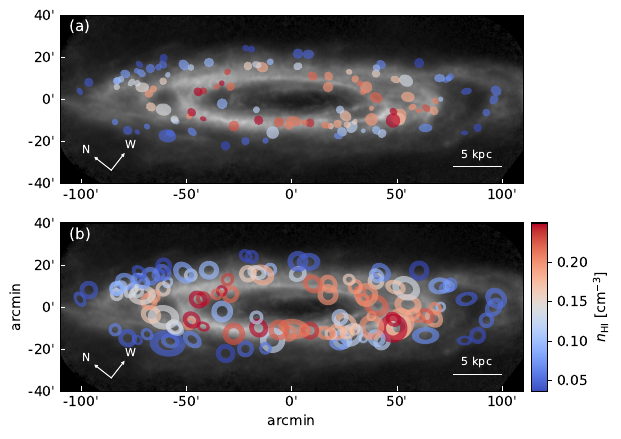

This chart was generated by the following Python code:
#!/usr/bin/env python3
# -*- coding: utf-8 -*-
"""
Compute H I number densities for individual superbubbles and (optionally) append the results
to a fixed-width catalog, plus a rotated ellipse/ring preview PDF.

Usage
-----
- Edit the `RUN_CONFIG` dictionary near the end of this script to point to the
  desired input bubble table and to set the output filename pattern.
- Execute the script directly: ``python compute_bubble_nhi.py``.

Inputs
------
- Bubble catalog (fixed-width `.tab` file).
- Moment-0 FITS map (`jcomb_vcube_scaled2_mom0.fits` by default).
- Radius FITS map (`r-m31-jcomb_modHeader.fits` by default).
- Rotated moment-0 FITS map for previews
  (`jcomb_submed.mom0.-600-45_rotated.fits` by default), used only for
  plotting panel (a) and (b) preview figures.

Outputs
-------
- Optional fixed-width table containing all original columns plus per-bubble H I densities (off by default).
- Preview PDF (default `nhi_ring_masks.pdf`) showing rotated moment-0 with ellipses/rings colored by $n_{\rm HI,ring}$.
- 默认新增列：`n_HI_center_cm-3`（中心像素）、`n_HI_ellipse_cm-3`（椭圆平均）与 `n_HI_ring_cm-3`（环状区域平均）。
  预览 PDF 由 `plot_mask_preview` / `plot_ring_preview` 控制。

计算流程
--------
1. 根据 `RUN_CONFIG` 读取气泡表，取得每个气泡的像素坐标。
2. 在 moment-0 图上同时提取中心像素值与椭圆区域平均值，并在半径图上采样中心半径 `R`。
3. 使用 `h_pc = 182 + 16 × R_kpc` 和倾角余弦计算视线长度。
4. 将中心与平均柱密度分别除以视线长度得到 `n_HI_center_cm-3`、`n_HI_ellipse_cm-3`。
5. 将掩膜后（bubble 内部置为 NaN）的 moment-0 与放大的椭圆采样，获得环状区域的 `n_HI_ring_cm-3`。
6. 若开启预览选项，则在旋转后的 mom0 背景上绘制 panel (a) 椭圆和 panel (b) 环状区域，
   其中 panel (b) 的环为双层椭圆之间填充颜色的 annulus，并加上 colorbar。
"""

from __future__ import annotations

from datetime import datetime
from pathlib import Path
from typing import Dict, Iterable

import numpy as np
import pandas as pd
from astropy.io import fits
from astropy.wcs import WCS
from astropy.coordinates import SkyCoord
import astropy.units as u
import matplotlib.pyplot as plt
from matplotlib import patches
from matplotlib.colors import FuncNorm, PowerNorm, Normalize
from matplotlib.ticker import MultipleLocator
from matplotlib.path import Path as MplPath
try:
    from tqdm import tqdm
except ImportError:
    tqdm = None

# -----------------------
# Constants
# -----------------------
PC_TO_CM = 3.0e18
COSI = float(np.cos(np.deg2rad(77.0)))
MOM0_TO_COLUMN = 1.222e6 / 1.42**2 / 3600 * 1.823e18

# For rotated preview to match panel (a) in plot_five_panels_three_rows
ROT_DIRECTION_ANGLE_DEG = -52.0          # vertical up = 0 deg, counterclockwise positive
ROT_ROTATE_BUBBLE_POS_DEG = 52.0         # extra rotation applied to bubble positions
ROT_DELTA_DEG = 52.0                     # PA correction added to angle
ROT_DIST_MPC = 0.761                     # distance to M31
ROT_SCALEBAR_KPC = 5.0                   # length of scalebar in kpc
ROT_A_NORM_KIND = "power"
ROT_A_POWER_GAMMA = 0.6
ROT_A_VMIN = 0.1
ROT_A_VMAX = 20.0
ROT_XLIM_ARCMIN = (-110.0, 110.0)
ROT_YLIM_ARCMIN = (-40.0, 40.0)
USE_TQDM = True


def project_root() -> Path:
    """Return the repository root (parent of the `code` directory)."""
    return Path(__file__).resolve().parent.parent


def resolve_path(path_like: str, base_dir: Path) -> Path:
    """
    Resolve a path string relative to the current working directory first and
    fall back to the provided base directory.
    """
    candidate = Path(path_like).expanduser()
    if candidate.is_absolute():
        return candidate
    cwd_candidate = Path.cwd() / candidate
    if cwd_candidate.exists():
        return cwd_candidate
    return (base_dir / candidate).resolve()


def _progress(iterable, desc: str):
    """Wrapper for tqdm progress if available/enabled."""
    if USE_TQDM and tqdm is not None:
        return tqdm(iterable, desc=desc, leave=False)
    return iterable


def read_fixed_width(path: Path) -> pd.DataFrame:
    """Load a fixed-width bubble catalog and validate essential columns."""
    df = pd.read_fwf(path, header=0, infer_nrows=int(1e6))
    required = {"ra_pix", "dec_pix", "major", "minor", "pa"}
    missing = required - set(df.columns)
    if missing:
        raise KeyError(f"Missing required columns in {path}: {sorted(missing)}")
    return df


def values_at_pixels(data: np.ndarray, x_pix: Iterable[float], y_pix: Iterable[float]) -> np.ndarray:
    """Sample a 2D array at integer pixel locations; out-of-range entries resolve to NaN."""
    data = np.asarray(data)
    x_arr = np.asarray(x_pix, dtype=float)
    y_arr = np.asarray(y_pix, dtype=float)
    xi = np.round(x_arr).astype(int)
    yi = np.round(y_arr).astype(int)
    values = np.full(len(xi), np.nan)
    mask = (
        (xi >= 0) & (yi >= 0) &
        (yi < data.shape[0]) &
        (xi < data.shape[1])
    )
    values[mask] = data[yi[mask], xi[mask]]
    return values


def compute_number_density(column_density: np.ndarray, radius_kpc: np.ndarray) -> np.ndarray:
    """Return n_HI in cm^-3 using the scale height prescription h = 182 + 16 * R[kpc]."""
    h_pc = 182.0 + 16.0 * radius_kpc
    los_length_cm = 2.0 * h_pc * PC_TO_CM / COSI
    return column_density / los_length_cm


def dataframe_to_fixed_width(df: pd.DataFrame, output_path: Path, float_precision: int = 6) -> None:
    """
    Save a dataframe as a left-justified fixed-width text table preserving the original column order.
    """
    def format_float(val: float) -> str:
        if pd.isna(val):
            return "nan"
        return f"{val:.{float_precision}g}"

    str_df = pd.DataFrame(index=df.index)
    for col in df.columns:
        series = df[col]
        if pd.api.types.is_float_dtype(series):
            str_df[col] = series.map(format_float)
        else:
            str_df[col] = series.astype(str)

    widths: Dict[str, int] = {}
    for col in str_df.columns:
        widths[col] = max(len(col), str_df[col].str.len().max())

    header = " ".join(col.ljust(widths[col]) for col in str_df.columns)
    lines = [
        " ".join(str(str_df.iloc[row_idx, col_idx]).ljust(widths[col_name])
                 for col_idx, col_name in enumerate(str_df.columns))
        for row_idx in range(len(str_df))
    ]

    output_path.parent.mkdir(parents=True, exist_ok=True)
    with output_path.open("w", encoding="utf-8") as handle:
        handle.write(header + "\n")
        handle.write("\n".join(lines))
        handle.write("\n")


def dated_output_path(code_dir: Path, tag: str = "nhi") -> Path:
    """Construct MMDD-tag.tab (auto-incrementing suffix when collisions occur)."""
    stamp = datetime.now().strftime("%m%d")
    candidate = code_dir / f"{stamp}-{tag}.tab"
    if not candidate.exists():
        return candidate
    idx = 1
    while True:
        alt = code_dir / f"{stamp}-{tag}_{idx:02d}.tab"
        if not alt.exists():
            return alt
        idx += 1


def ellipse_mean(
    data: np.ndarray,
    x_pix: Iterable[float],
    y_pix: Iterable[float],
    major: Iterable[float],
    minor: Iterable[float],
    pa_deg: Iterable[float],
    return_mask: bool = False,
) -> np.ndarray | tuple[np.ndarray, np.ndarray]:
    """Return mean values inside each ellipse defined by (major, minor, pa)."""
    data = np.asarray(data, dtype=float)
    height, width = data.shape
    x_arr = np.asarray(x_pix, dtype=float)
    y_arr = np.asarray(y_pix, dtype=float)
    a_arr = np.asarray(major, dtype=float)
    b_arr = np.asarray(minor, dtype=float)
    pa_arr = np.asarray(pa_deg, dtype=float)

    means = np.full(len(x_arr), np.nan, dtype=float)
    union_mask = np.zeros_like(data, dtype=bool) if return_mask else None

    for idx, (x0, y0, a, b, pa) in enumerate(zip(x_arr, y_arr, a_arr, b_arr, pa_arr)):
        if not np.isfinite([x0, y0, a, b, pa]).all():
            continue
        if a <= 0 or b <= 0:
            continue

        span = float(np.hypot(a, b))
        x_min = max(int(np.floor(x0 - span)), 0)
        x_max = min(int(np.ceil(x0 + span)) + 1, width)
        y_min = max(int(np.floor(y0 - span)), 0)
        y_max = min(int(np.ceil(y0 + span)) + 1, height)
        if x_min >= x_max or y_min >= y_max:
            continue

        sub = data[y_min:y_max, x_min:x_max]
        if sub.size == 0:
            continue

        yy, xx = np.mgrid[y_min:y_max, x_min:x_max]
        x_rel = xx - x0
        y_rel = yy - y0

        theta = np.deg2rad(pa)
        cos_t = np.cos(theta)
        sin_t = np.sin(theta)
        x_rot = x_rel * cos_t + y_rel * sin_t
        y_rot = -x_rel * sin_t + y_rel * cos_t

        mask = (x_rot / a)**2 + (y_rot / b)**2 <= 1.0
        if not np.any(mask):
            continue

        values = sub[mask]
        finite = np.isfinite(values)
        if np.any(finite):
            means[idx] = float(np.mean(values[finite]))
            if return_mask:
                union_mask[y_min:y_max, x_min:x_max] |= mask

    if return_mask:
        return means, union_mask
    return means


def _ellipse_bbox(
    x0: float,
    y0: float,
    a: float,
    b: float,
    width: int,
    height: int,
) -> tuple[int, int, int, int]:
    """Return clipped integer bounds [x_min, x_max) and [y_min, y_max) for an ellipse."""
    span = float(np.hypot(a, b))
    x_min = max(int(np.floor(x0 - span)), 0)
    x_max = min(int(np.ceil(x0 + span)) + 1, width)
    y_min = max(int(np.floor(y0 - span)), 0)
    y_max = min(int(np.ceil(y0 + span)) + 1, height)
    return x_min, x_max, y_min, y_max


def _ellipse_mask_on_grid(
    xx: np.ndarray,
    yy: np.ndarray,
    x0: float,
    y0: float,
    a: float,
    b: float,
    pa_deg: float,
) -> np.ndarray:
    """Return boolean mask of points inside a single ellipse on the provided grid."""
    if not np.isfinite([x0, y0, a, b, pa_deg]).all() or a <= 0 or b <= 0:
        return np.zeros_like(xx, dtype=bool)
    theta = np.deg2rad(pa_deg)
    cos_t = np.cos(theta)
    sin_t = np.sin(theta)
    x_rel = xx - x0
    y_rel = yy - y0
    x_rot = x_rel * cos_t + y_rel * sin_t
    y_rot = -x_rel * sin_t + y_rel * cos_t
    return (x_rot / a) ** 2 + (y_rot / b) ** 2 <= 1.0


def _overlap_stats(
    df: pd.DataFrame,
    shape: tuple[int, int],
    ring_scale: float,
) -> tuple[int, int, int, int, int, int]:
    """
    Count overlaps and areas for bubbles (panel a) and rings (panel b).

    Returns
    -------
    bubble_overlap_count : int
        Number of inner ellipses overlapping at least one other ellipse.
    ring_overlap_count : int
        Number of rings overlapping at least one other ring.
    bubble_overlap_area : int
        Pixels belonging to bubble regions where at least two ellipses overlap.
    bubble_total_area : int
        Pixels covered by any bubble ellipse (union).
    ring_overlap_area : int
        Pixels belonging to ring regions where at least two rings overlap.
    ring_total_area : int
        Pixels covered by any ring (union).
    """
    height, width = shape
    x_pix = df["ra_pix"].to_numpy(float)
    y_pix = df["dec_pix"].to_numpy(float)
    a_pix = df["major"].to_numpy(float)
    b_pix = df["minor"].to_numpy(float)
    pa_deg = df["pa"].to_numpy(float)

    outer_a = a_pix * float(ring_scale)
    outer_b = b_pix * float(ring_scale)

    bubble_counts = np.zeros(shape, dtype=np.uint16)
    ring_counts = np.zeros(shape, dtype=np.uint16)

    # Accumulate per-pixel coverage for bubbles
    for i in _progress(range(len(df)), desc="Accum bubble"):
        x_min, x_max, y_min, y_max = _ellipse_bbox(x_pix[i], y_pix[i], a_pix[i], b_pix[i], width, height)
        if x_min >= x_max or y_min >= y_max:
            continue
        yy, xx = np.mgrid[y_min:y_max, x_min:x_max]
        mask = _ellipse_mask_on_grid(xx, yy, x_pix[i], y_pix[i], a_pix[i], b_pix[i], pa_deg[i])
        if mask.any():
            bubble_counts[y_min:y_max, x_min:x_max][mask] += 1

    # Accumulate per-pixel coverage for rings
    for i in _progress(range(len(df)), desc="Accum ring"):
        xr_min, xr_max, yr_min, yr_max = _ellipse_bbox(x_pix[i], y_pix[i], outer_a[i], outer_b[i], width, height)
        if xr_min >= xr_max or yr_min >= yr_max:
            continue
        yyr, xxr = np.mgrid[yr_min:yr_max, xr_min:xr_max]
        outer_mask = _ellipse_mask_on_grid(xxr, yyr, x_pix[i], y_pix[i], outer_a[i], outer_b[i], pa_deg[i])
        inner_mask = _ellipse_mask_on_grid(xxr, yyr, x_pix[i], y_pix[i], a_pix[i], b_pix[i], pa_deg[i])
        ring_mask = outer_mask & (~inner_mask)
        if ring_mask.any():
            ring_counts[yr_min:yr_max, xr_min:xr_max][ring_mask] += 1

    # Areas
    bubble_total_area = int(np.count_nonzero(bubble_counts >= 1))
    bubble_overlap_area = int(np.count_nonzero(bubble_counts >= 2))
    ring_total_area = int(np.count_nonzero(ring_counts >= 1))
    ring_overlap_area = int(np.count_nonzero(ring_counts >= 2))

    # Overlap counts per object
    bubble_overlaps = np.zeros(len(df), dtype=bool)
    ring_overlaps = np.zeros(len(df), dtype=bool)

    bubble_overlap_mask = bubble_counts >= 2
    ring_overlap_mask = ring_counts >= 2

    for i in _progress(range(len(df)), desc="Mark bubble overlap"):
        x_min, x_max, y_min, y_max = _ellipse_bbox(x_pix[i], y_pix[i], a_pix[i], b_pix[i], width, height)
        if x_min >= x_max or y_min >= y_max:
            continue
        yy, xx = np.mgrid[y_min:y_max, x_min:x_max]
        mask = _ellipse_mask_on_grid(xx, yy, x_pix[i], y_pix[i], a_pix[i], b_pix[i], pa_deg[i])
        if mask.any() and np.any(mask & bubble_overlap_mask[y_min:y_max, x_min:x_max]):
            bubble_overlaps[i] = True

    for i in _progress(range(len(df)), desc="Mark ring overlap"):
        xr_min, xr_max, yr_min, yr_max = _ellipse_bbox(x_pix[i], y_pix[i], outer_a[i], outer_b[i], width, height)
        if xr_min >= xr_max or yr_min >= yr_max:
            continue
        yyr, xxr = np.mgrid[yr_min:yr_max, xr_min:xr_max]
        outer_mask = _ellipse_mask_on_grid(xxr, yyr, x_pix[i], y_pix[i], outer_a[i], outer_b[i], pa_deg[i])
        inner_mask = _ellipse_mask_on_grid(xxr, yyr, x_pix[i], y_pix[i], a_pix[i], b_pix[i], pa_deg[i])
        ring_mask = outer_mask & (~inner_mask)
        if ring_mask.any() and np.any(ring_mask & ring_overlap_mask[yr_min:yr_max, xr_min:xr_max]):
            ring_overlaps[i] = True

    return (
        int(bubble_overlaps.sum()),
        int(ring_overlaps.sum()),
        bubble_overlap_area,
        bubble_total_area,
        ring_overlap_area,
        ring_total_area,
    )


# ============================================================
# Rotated preview helpers (match panel (a) of five_panels script)
# ============================================================

def _read_rot_fits_to_arcmin_with_wcs(fits_path: Path | str):
    """
    Read a rotated 2D FITS and return:
      data, extent_arcmin, header, wcs, cd1_am, cd2_am, nx, ny

    The extent is in arcmin relative to the image center:
      [xmin, xmax, ymin, ymax].
    """
    fits_path = Path(fits_path)
    hdu = fits.open(fits_path)[0]
    data = hdu.data
    hdr = hdu.header
    wcs = WCS(hdr)

    nx, ny = hdr["NAXIS1"], hdr["NAXIS2"]
    cd1_am = float(abs(hdr.get("CDELT1", 0.0))) * 60.0  # arcmin per pixel
    cd2_am = float(abs(hdr.get("CDELT2", 0.0))) * 60.0  # arcmin per pixel

    x_center, y_center = nx / 2.0, ny / 2.0
    x_extent = (np.arange(nx) - x_center) * cd1_am
    y_extent = (np.arange(ny) - y_center) * cd2_am
    extent = [x_extent[0], x_extent[-1], y_extent[0], y_extent[-1]]
    return data, extent, hdr, wcs, cd1_am, cd2_am, nx, ny


def _rotate_xy(x_am, y_am, deg):
    """
    Rotate arcmin coordinates (x_am, y_am) around the origin counterclockwise by `deg`.
    Supports scalars or arrays.
    """
    theta = np.radians(deg)
    ct, st = np.cos(theta), np.sin(theta)
    xr = x_am * ct - y_am * st
    yr = x_am * st + y_am * ct
    return xr, yr


def _ellipse_ring_path(
    xc: float,
    yc: float,
    a_in: float,
    b_in: float,
    a_out: float,
    b_out: float,
    angle_deg: float,
    n_vertices: int = 100,
) -> MplPath:
    """
    Construct a Path for an elliptical annulus (outer ellipse minus inner ellipse).

    Parameters
    ----------
    xc, yc : center in data coordinates.
    a_in, b_in : inner semi axes in data units (arcmin).
    a_out, b_out : outer semi axes in data units (arcmin).
    angle_deg : rotation angle of ellipse (deg, counterclockwise from x axis).
    n_vertices : sampling resolution.

    Returns
    -------
    path : matplotlib.path.Path representing the ring.
    """
    theta = np.deg2rad(angle_deg)
    ct, st = np.cos(theta), np.sin(theta)

    t = np.linspace(0.0, 2.0 * np.pi, n_vertices, endpoint=False)

    # Outer ellipse, traversed counterclockwise
    xo = a_out * np.cos(t)
    yo = b_out * np.sin(t)
    xo_r = xc + xo * ct - yo * st
    yo_r = yc + xo * st + yo * ct

    # Inner ellipse, traversed clockwise (reverse order)
    ti = t[::-1]
    xi = a_in * np.cos(ti)
    yi = b_in * np.sin(ti)
    xi_r = xc + xi * ct - yi * st
    yi_r = yc + xi * st + yi * ct

    vertices = np.concatenate(
        [
            np.column_stack([xo_r, yo_r]),
            np.column_stack([xi_r, yi_r]),
            np.array([[xo_r[0], yo_r[0]]]),
        ],
        axis=0,
    )

    codes = np.full(len(vertices), MplPath.LINETO, dtype=MplPath.code_type)
    codes[0] = MplPath.MOVETO
    codes[len(xo_r)] = MplPath.MOVETO  # start inner loop
    codes[-1] = MplPath.CLOSEPOLY

    return MplPath(vertices, codes)


def plot_rotated_mask_two_panels(
    rot_mom0_fits: Path | str,
    df: pd.DataFrame,
    ring_scale: float,
    output_path: Path | str,
    show_inner: bool = True,
    show_ring: bool = True,
) -> None:
    """
    Plot a two-row figure on the rotated mom0 background that matches panel (a)
    in the five_panels script.

    Panel (a): inner ellipses (bubble body).
    Panel (b): color filled elliptical ring region, composed of two ellipses
               (inner original, outer scaled by `ring_scale`) with the area
               in between filled with color.

    Color coding:
      Both panels use color mapped from `n_HI_ring_cm-3` with a single colorbar
      appended to panel (b). The colorbar describes the ellipse colors, not the
      grayscale background.

    The function expects the bubble table `df` to contain:
      - ra_hms, dec_dms (for SkyCoord)
      - maj_as, min_as (arcsec)
      - pa (deg)
      - n_HI_ring_cm-3
    """
    output_path = Path(output_path)
    output_path.parent.mkdir(parents=True, exist_ok=True)

    # Load rotated map
    data_a, extent_a, hdr_a, wcs_a, cd1_am, cd2_am, nx_a, ny_a = _read_rot_fits_to_arcmin_with_wcs(rot_mom0_fits)

    # Background normalization
    if str(ROT_A_NORM_KIND).lower() == "power":
        norm_a = PowerNorm(gamma=ROT_A_POWER_GAMMA, vmin=ROT_A_VMIN, vmax=ROT_A_VMAX)
    else:
        norm_a = FuncNorm((np.arcsinh, np.sinh), vmin=ROT_A_VMIN, vmax=ROT_A_VMAX)

    # Color for n_HI_ring
    if "n_HI_ring_cm-3" in df.columns:
        n_ring = df["n_HI_ring_cm-3"].to_numpy(float)
        finite_n = np.isfinite(n_ring)
        if np.any(finite_n):
            vmin_ring = float(np.nanpercentile(n_ring[finite_n], 5.0))
            vmax_ring = float(np.nanpercentile(n_ring[finite_n], 95.0))
        else:
            vmin_ring, vmax_ring = 0.05, 0.40
    else:
        n_ring = np.full(len(df), np.nan)
        vmin_ring, vmax_ring = 0.05, 0.40

    norm_n = Normalize(vmin=vmin_ring, vmax=vmax_ring)
    cmap_n = plt.get_cmap("coolwarm")

    # Coordinates of bubbles on rotated map
    if not all(k in df.columns for k in ("ra_hms", "dec_dms", "maj_as", "min_as", "pa")):
        raise KeyError(
            "Bubble table must contain ra_hms, dec_dms, maj_as, min_as, pa "
            "for rotated preview plotting."
        )

    ra = df["ra_hms"].astype(str).values
    dec = df["dec_dms"].astype(str).values
    coords = SkyCoord(ra, dec, unit=(u.hourangle, u.deg))
    x_pix, y_pix = wcs_a.world_to_pixel(coords)
    x_am = (x_pix - nx_a / 2.0) * cd1_am
    y_am = (y_pix - ny_a / 2.0) * cd2_am
    x_am_rot, y_am_rot = _rotate_xy(x_am, y_am, ROT_ROTATE_BUBBLE_POS_DEG)

    maj_as = df["maj_as"].to_numpy(float)
    min_as = df["min_as"].to_numpy(float)
    pa_deg = df["pa"].to_numpy(float)

    # Prepare figure: two rows, shared x-axis
    fig, axes = plt.subplots(2, 1, figsize=(8.0, 4.5), sharex=True)
    ax_a, ax_b = axes

    # Helper to draw background, ticks, scalebar, N/W arrow and label
    def _setup_background(ax, panel_label: str):
        ax.imshow(data_a, origin="lower", cmap="gray", norm=norm_a, extent=extent_a)
        ax.set_xlim(ROT_XLIM_ARCMIN)
        ax.set_ylim(ROT_YLIM_ARCMIN)
        ax.tick_params(axis="both", color="white", direction="in")

        # Tick density
        ax.xaxis.set_major_locator(MultipleLocator(50.0))
        ax.yaxis.set_major_locator(MultipleLocator(20.0))

        ax.tick_params(labelbottom=True, labelleft=True, labelcolor="black")
        ax.xaxis.set_major_formatter(plt.FuncFormatter(lambda x, _: f"{int(x)}'"))
        ax.yaxis.set_major_formatter(plt.FuncFormatter(lambda y, _: f"{int(y)}'"))

        # Panel label
        ax.text(
            0.02,
            0.97,
            panel_label,
            transform=ax.transAxes,
            fontsize=11,
            color="white",
            va="top",
        )

        # Scalebar
        x_min, x_max = ROT_XLIM_ARCMIN
        y_min, y_max = ROT_YLIM_ARCMIN
        arcsec_per_rad = 206265.0
        theta_as = ROT_SCALEBAR_KPC * 1e3 / (ROT_DIST_MPC * 1e6) * arcsec_per_rad
        scalebar_arcmin = theta_as / 60.0
        x0 = x_min + 0.90 * (x_max - x_min)
        y0 = y_min + 0.10 * (y_max - y_min)
        ax.plot(
            [x0 - scalebar_arcmin / 2.0, x0 + scalebar_arcmin / 2.0],
            [y0, y0],
            color="white",
            lw=1.0,
        )
        ax.text(
            x0,
            y0 + 8.1,
            f"{ROT_SCALEBAR_KPC:.0f} kpc",
            ha="center",
            va="top",
            fontsize=8,
            color="white",
        )

        # N/W arrow (same as five_panels panel a)
        arrow_base_x = x_min + 0.11 * (x_max - x_min)
        arrow_base_y = y_min + 0.08 * (y_max - y_min)
        arrow_len = 0.04 * (x_max - x_min)
        theta_dir = np.radians(ROT_DIRECTION_ANGLE_DEG)

        dx_N = arrow_len * np.sin(theta_dir)
        dy_N = arrow_len * np.cos(theta_dir)
        ax.arrow(
            arrow_base_x,
            arrow_base_y,
            dx_N,
            dy_N,
            head_width=1,
            head_length=1,
            fc="white",
            ec="white",
            linewidth=0.7,
        )
        ax.text(
            arrow_base_x + dx_N * 1.70,
            arrow_base_y + dy_N * 1.70,
            "N",
            color="white",
            fontsize=8,
            ha="center",
            va="center",
        )

        theta_W = theta_dir + np.pi / 2.0
        dx_W = arrow_len * np.sin(theta_W)
        dy_W = arrow_len * np.cos(theta_W)
        ax.arrow(
            arrow_base_x,
            arrow_base_y,
            dx_W,
            dy_W,
            head_width=1,
            head_length=1,
            fc="white",
            ec="white",
            linewidth=0.7,
        )
        ax.text(
            arrow_base_x + dx_W * 1.70,
            arrow_base_y + dy_W * 1.70,
            "W",
            color="white",
            fontsize=8,
            ha="center",
            va="center",
        )

    # Panel (a): inner ellipses
    _setup_background(ax_a, "(a)")
    if show_inner:
        for i in range(len(df)):
            angle_plot = float(pa_deg[i]) + 90.0 + ROT_DELTA_DEG
            val_ring = n_ring[i]
            color_rgba = cmap_n(norm_n(val_ring)) if np.isfinite(val_ring) else (0.5, 0.5, 0.5, 0.5)
            face = color_rgba[:3] + (0.65,)
            edge = color_rgba[:3] + (0.0,)
            ax_a.add_patch(
                patches.Ellipse(
                    (x_am_rot[i], y_am_rot[i]),
                    width=(min_as[i] / 60.0) * 2.0,
                    height=(maj_as[i] / 60.0) * 2.0,
                    angle=angle_plot,
                    facecolor=face,
                    edgecolor=edge,
                    lw=0.7,
                    zorder=6,
                )
            )

    # Panel (b): filled ring annulus
    _setup_background(ax_b, "(b)")
    if show_ring:
        for i in range(len(df)):
            val_ring = n_ring[i]
            color_rgba = cmap_n(norm_n(val_ring)) if np.isfinite(val_ring) else (0.5, 0.5, 0.5, 0.5)

            # Inner and outer semi-axes in arcmin
            a_in = (min_as[i] / 60.0)
            b_in = (maj_as[i] / 60.0)
            a_out = a_in * float(ring_scale)
            b_out = b_in * float(ring_scale)

            angle_plot = float(pa_deg[i]) + 90.0 + ROT_DELTA_DEG

            ring_path = _ellipse_ring_path(
                xc=float(x_am_rot[i]),
                yc=float(y_am_rot[i]),
                a_in=a_in,
                b_in=b_in,
                a_out=a_out,
                b_out=b_out,
                angle_deg=angle_plot,
                n_vertices=160,
            )

            # 半透明风格与 panel (a) 一致
            face_rgba = color_rgba[:3] + (0.65,)
            edge_rgba = color_rgba[:3] + (0.0,)

            ax_b.add_patch(
                patches.PathPatch(
                    ring_path,
                    facecolor=face_rgba,
                    edgecolor=edge_rgba,
                    lw=0.7,
                    zorder=6,
                )
            )

    ax_b.set_xlabel("arcmin")
    ax_b.set_ylabel("arcmin")

    # 先对两个 panel 做 tight_layout，预留右侧空间
    fig.tight_layout(rect=[0.0, 0.0, 0.90, 1.0])

    # Colorbar 悬挂在 panel (b) 右侧
    bbox_b = ax_b.get_position()
    cax_width = 0.02
    cax_pad = 0.01
    cax_left = bbox_b.x1 + cax_pad
    cax = fig.add_axes([cax_left, bbox_b.y0, cax_width, bbox_b.height])

    sm = plt.cm.ScalarMappable(cmap=cmap_n, norm=norm_n)
    sm.set_array([])
    cbar = plt.colorbar(sm, cax=cax)
    cbar.set_label(r"$n_{\rm HI}$ [cm$^{-3}$]")

    fig.savefig(output_path, dpi=200, bbox_inches="tight")
    plt.close(fig)


# ============================================================
# Main pipeline
# ============================================================

def run_pipeline(
    bubble_tab: Path,
    output_tab: Path | None,
    mom0_fits: Path,
    r_fits: Path,
    overwrite: bool = False,
    plot_mask_preview: bool = False,
    mask_preview_pdf: Path | None = None,
    ring_scale: float = 2.0,
    plot_ring_preview: bool = False,
    ring_preview_pdf: Path | None = None,
    rot_mom0_fits: Path | None = None,
    output_pdf: Path | None = None,
) -> Path | None:
    """Core implementation that reads inputs, computes n_HI, and optionally writes outputs."""
    if (output_tab is not None) and output_tab.exists() and not overwrite:
        raise FileExistsError(f"{output_tab} already exists. Use overwrite=True to replace it.")

    df = read_fixed_width(bubble_tab)
    print(f"[nHI] Loaded {len(df)} rows from {bubble_tab}")

    mom0_map = fits.getdata(mom0_fits)
    r_map = fits.getdata(r_fits)

    mom0_center = values_at_pixels(mom0_map, df["ra_pix"], df["dec_pix"])
    mom0_ellipse, ellipse_mask = ellipse_mean(
        mom0_map,
        df["ra_pix"],
        df["dec_pix"],
        df["major"],
        df["minor"],
        df["pa"],
        return_mask=True,
    )
    radius_pc = values_at_pixels(r_map, df["ra_pix"], df["dec_pix"])
    radius_kpc = radius_pc / 1e3

    (
        bubble_overlap_count,
        ring_overlap_count,
        bubble_overlap_area,
        bubble_total_area,
        ring_overlap_area,
        ring_total_area,
    ) = _overlap_stats(
        df=df,
        shape=mom0_map.shape,
        ring_scale=ring_scale,
    )
    print(
        f"[nHI] Panel (a): {bubble_overlap_count}/{len(df)} bubbles overlap with at least one other bubble."
    )
    print(
        f"[nHI] Panel (b): {ring_overlap_count}/{len(df)} rings overlap with at least one other ring."
    )
    if bubble_total_area > 0:
        frac_bubble_overlap = bubble_overlap_area / bubble_total_area
        print(
            f"[nHI] Panel (a) overlap area: {bubble_overlap_area} / {bubble_total_area} pixels "
            f"({frac_bubble_overlap:.3f})"
        )
    if ring_total_area > 0:
        frac_ring_overlap = ring_overlap_area / ring_total_area
        print(
            f"[nHI] Panel (b) overlap area: {ring_overlap_area} / {ring_total_area} pixels "
            f"({frac_ring_overlap:.3f})"
        )

    masked_map = np.array(mom0_map, dtype=float, copy=True)
    masked_map[ellipse_mask] = np.nan

    expanded_major_pix = np.asarray(df["major"], dtype=float) * float(ring_scale)
    expanded_minor_pix = np.asarray(df["minor"], dtype=float) * float(ring_scale)

    if plot_ring_preview:
        mom0_ring = ellipse_mean(
            masked_map,
            df["ra_pix"],
            df["dec_pix"],
            expanded_major_pix,
            expanded_minor_pix,
            df["pa"],
        )
    else:
        mom0_ring = ellipse_mean(
            masked_map,
            df["ra_pix"],
            df["dec_pix"],
            expanded_major_pix,
            expanded_minor_pix,
            df["pa"],
        )

    column_density_center = mom0_center * MOM0_TO_COLUMN
    column_density_ellipse = mom0_ellipse * MOM0_TO_COLUMN
    column_density_ring = mom0_ring * MOM0_TO_COLUMN
    n_hi_center = compute_number_density(column_density_center, radius_kpc)
    n_hi_ellipse = compute_number_density(column_density_ellipse, radius_kpc)
    n_hi_ring = compute_number_density(column_density_ring, radius_kpc)

    df_out = df.copy()
    for col in ("n_HI_cm-3", "n_HI_center_cm-3", "n_HI_ellipse_cm-3", "n_HI_ring_cm-3"):
        if col in df_out.columns:
            df_out.drop(columns=[col], inplace=True)
    df_out.insert(len(df_out.columns), "n_HI_center_cm-3", n_hi_center)
    df_out.insert(len(df_out.columns), "n_HI_ellipse_cm-3", n_hi_ellipse)
    df_out.insert(len(df_out.columns), "n_HI_ring_cm-3", n_hi_ring)

    finite_center = np.isfinite(n_hi_center)
    finite_ellipse = np.isfinite(n_hi_ellipse)
    finite_ring = np.isfinite(n_hi_ring)

    if finite_center.any():
        print(
            "[nHI] n_HI_center range: "
            f"{n_hi_center[finite_center].min():.3g} - "
            f"{n_hi_center[finite_center].max():.3g} cm^-3"
        )
    else:
            print("[nHI] Warning: no finite center n_HI values computed.")
    if finite_ellipse.any():
        print(
            "[nHI] n_HI_ellipse range: "
            f"{n_hi_ellipse[finite_ellipse].min():.3g} - "
            f"{n_hi_ellipse[finite_ellipse].max():.3g} cm^-3"
        )
    else:
        print("[nHI] Warning: no finite ellipse-averaged n_HI values computed.")
    if finite_ring.any():
        print(
            "[nHI] n_HI_ring range: "
            f"{n_hi_ring[finite_ring].min():.3g} - "
            f"{n_hi_ring[finite_ring].max():.3g} cm^-3"
        )
    else:
        print("[nHI] Warning: no finite ring-averaged n_HI values computed.")

    if output_tab is not None:
        dataframe_to_fixed_width(df_out, output_tab)
        print(f"[nHI] Augmented table written to {output_tab}")

    # Combined rotated preview: panel (a) inner ellipses, panel (b) ring ellipses
    if plot_mask_preview or plot_ring_preview:
        # Choose output path: prefer explicitly given, otherwise derive from output_tab
        if mask_preview_pdf is not None:
            preview_path = mask_preview_pdf
        elif ring_preview_pdf is not None:
            preview_path = ring_preview_pdf
        elif output_pdf is not None:
            preview_path = output_pdf
        elif output_tab is not None:
            preview_path = output_tab.with_name(output_tab.stem + "_rotmask.pdf")
        else:
            preview_path = None

        # Use rotated mom0 fits if provided, otherwise fall back to mom0_fits
        rot_fits_path = rot_mom0_fits if rot_mom0_fits is not None else mom0_fits

        # Use df_out so that n_HI_ring_cm-3 is available for color mapping
        if preview_path is not None:
            try:
                plot_rotated_mask_two_panels(
                    rot_mom0_fits=rot_fits_path,
                    df=df_out,
                    ring_scale=ring_scale,
                    output_path=preview_path,
                    show_inner=plot_mask_preview,
                    show_ring=plot_ring_preview,
                )
                print(f"[nHI] Rotated ellipse and ring mask preview saved to {preview_path}")
            except Exception as exc:
                print(f"[nHI] Warning: failed to generate rotated mask preview: {exc}")
        else:
            print("[nHI] Skipping preview: no output path provided.")

    return output_tab


def main(
    bubble_tab: str | Path,
    output_tab: str | Path | None = None,
    mom0_fits: str | Path | None = None,
    r_fits: str | Path | None = None,
    overwrite: bool = False,
    plot_mask_preview: bool = False,
    mask_preview_pdf: str | Path | None = None,
    ring_scale: float = 2.0,
    plot_ring_preview: bool = False,
    ring_preview_pdf: str | Path | None = None,
    rot_mom0_fits: str | Path | None = None,
    output_pdf: str | Path | None = None,
) -> Path | None:
    """
    Run the n_HI augmentation workflow and return the path to the written table.
    Parameters may be omitted to fall back to default project data products.
    """
    base = project_root()
    code_dir = base / "code"
    plot_dir = base / "plot"

    mom0_default = base / "data" / "jcomb_vcube_scaled2_mom0.fits"
    r_default = base / "data" / "r-m31-jcomb_modHeader.fits"
    rot_mom0_default = base / "data" / "jcomb_submed.mom0.-600-45_rotated.fits"

    bubble_tab_path = resolve_path(str(bubble_tab), base)

    output_tab_path = None if output_tab is None else resolve_path(str(output_tab), base)

    mom0_path = resolve_path(str(mom0_fits or mom0_default), base)
    r_path = resolve_path(str(r_fits or r_default), base)

    if rot_mom0_fits is None:
        rot_mom0_path = rot_mom0_default
    else:
        rot_mom0_path = resolve_path(str(rot_mom0_fits), base)

    preview_path = None if mask_preview_pdf is None else resolve_path(str(mask_preview_pdf), base)
    ring_preview_path = None if ring_preview_pdf is None else resolve_path(str(ring_preview_pdf), base)
    output_pdf_path = resolve_path(str(output_pdf), base) if output_pdf is not None else (plot_dir / "nhi_ring_masks.pdf")

    return run_pipeline(
        bubble_tab=bubble_tab_path,
        output_tab=output_tab_path,
        mom0_fits=mom0_path,
        r_fits=r_path,
        overwrite=overwrite,
        plot_mask_preview=plot_mask_preview,
        mask_preview_pdf=preview_path,
        ring_scale=ring_scale,
        plot_ring_preview=plot_ring_preview,
        ring_preview_pdf=ring_preview_path,
        rot_mom0_fits=rot_mom0_path,
        output_pdf=output_pdf_path,
    )


if __name__ == "__main__":
    PROJECT_BASE = project_root()
    CODE_DIR = PROJECT_BASE / "code"
    DATA_DIR = PROJECT_BASE / "data"
    PLOT_DIR = PROJECT_BASE / "plot"

    # === Adjust these parameters as needed ===
    RUN_CONFIG = {
        "bubble_tab": CODE_DIR / "1113.tab",
        "output_tab": None,  # set to a path to write augmented table; None disables table output
        "mom0_fits": DATA_DIR / "jcomb_vcube_scaled2_mom0.fits",
        "r_fits": DATA_DIR / "r-m31-jcomb_modHeader.fits",
        # Rotated mom0 fits used for previews (panel a/b)
        "rot_mom0_fits": DATA_DIR / "jcomb_submed.mom0.-600-45_rotated.fits",
        "overwrite": True,
        "plot_mask_preview": True,
        "mask_preview_pdf": None,
        "ring_scale": 2.0,
        "plot_ring_preview": True,
        "ring_preview_pdf": None,
        "output_pdf": PLOT_DIR / "nhi_ring_masks.pdf",
    }

    RESULT_PATH = main(**RUN_CONFIG)
    print(f"[nHI] Finished: {RESULT_PATH}")
